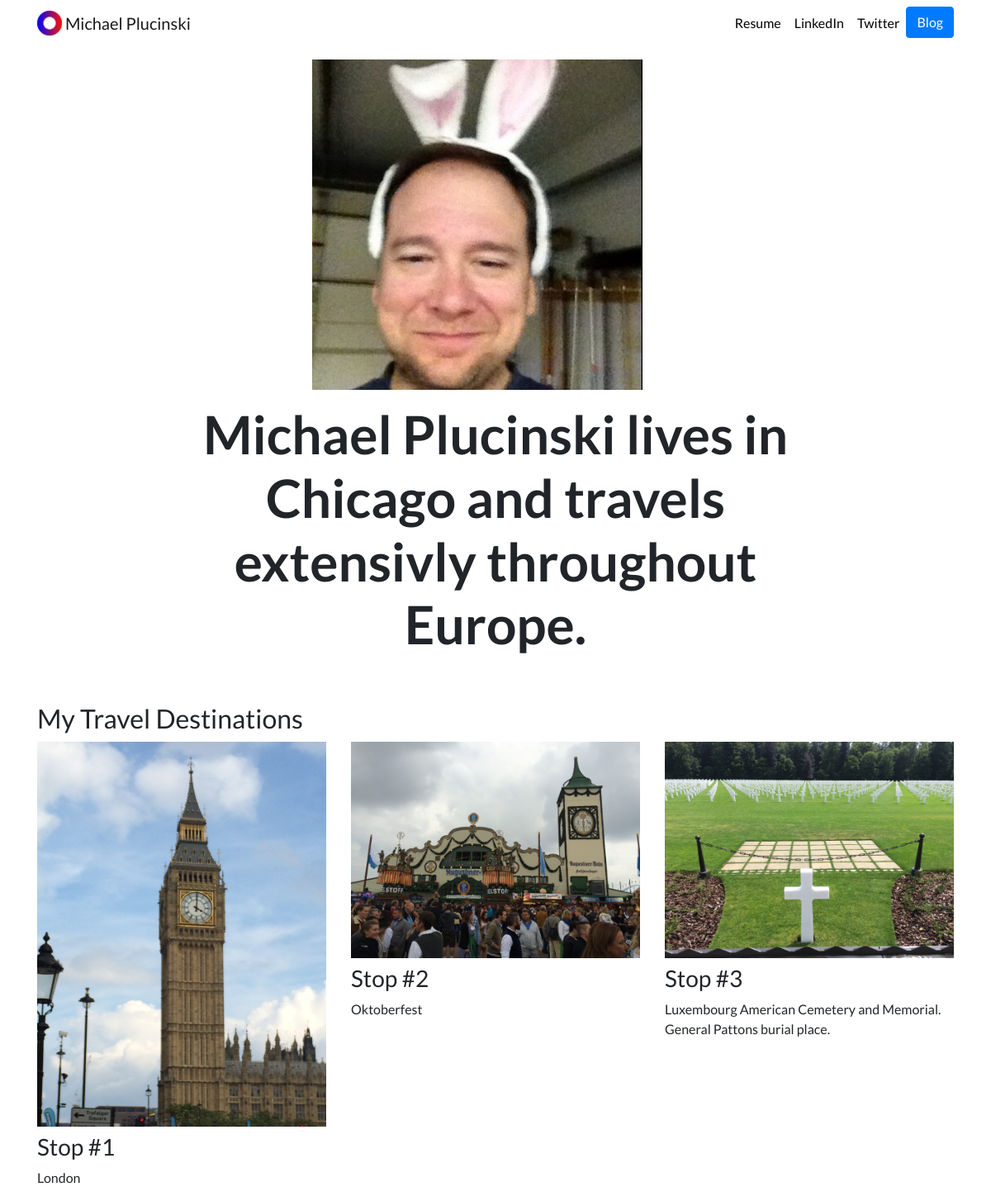
The page / on the database its author committed.
### portfolio/models.py (models this page shows, shortened)
class Project(models.Model):
    title = models.CharField(max_length=100)
    description = models.CharField(max_length=250)
    image = models.ImageField(upload_to='portfolio/images/')
    url = models.URLField(blank=True)

### portfolio/views.py (the view)
# urls.py: 2. Add a URL to urlpatterns:  path('', views.home, name='home')
def home(request):
    projects = Project.objects.all()
    return render(request, 'portfolio/home.html', {'projects':projects})

### portfolio/templates/portfolio/home.html (shortened to what this page needs)
{% extends 'portfolio/base.html' %}
{% block content %}
{% load static %}
<head>
</head>
<body>
    <div class="row justify-content-center my-3">
        <div class="col-5">
          <img src="{% static 'portfolio/Bunnyears.jpg' %}" class="img-fluid">
        </div>
      </div>
      <div class="row justify-content-center mb-3">
        <div class="col-md-9 text-center">
          <h1 id="hometext" class="font-weight-bold">Michael Plucinski lives in Chicago and travels extensivly throughout Europe.</h1>
        </div>
      </div>
    <h2 class="mt-5">My Travel Destinations</h2>
    <div class="row">
        {% for project in projects %}
        <div class="col-lg-4 col-md-6">
          {% if project.url %}
          <a href="{{ project.url }}">
            <img src="{{ project.image.url }}" class="img-fluid mb-2">
          </a>
          {% else %}
          <img src="{{ project.image.url }}" class="img-fluid mb-2">
          {% endif %}
          <h3>{{ project.title }}</h3>
          <p>{{ project.description }}</p>
        </div>
        {% endfor %}
    </div>
</body>
{% endblock %}

### portfolio/templates/portfolio/base.html (shortened to what this page needs)
{% load static %}
<!doctype html>
<html lang="en">
<head>
  <link rel="stylesheet" href="https://stackpath.bootstrapcdn.com/bootstrap/4.4.1/css/bootstrap.min.css">
  <link rel="stylesheet" href="{% static "portfolio/custom.css" %}">
</head>
<body>
  <nav id="topNav" class="navbar navbar-expand-md navbar-light">
    <div class="container">
      <a class="navbar-brand" href="{% url 'home' %}">
        <img src="{% static "portfolio/Logo.png" %}" width="30" height="30" class="d-inline-block align-top" alt="Logo">
        <span>Michael Plucinski</span>
      </a>
      <div class="collapse navbar-collapse text-center" id="navbarNav">
        <ul class="navbar-nav ml-auto">
          <li class="nav-item">
            <a class="nav-link" href="{% static "portfolio/New CV.pdf" %}">Resume</a>
          </li>
          <li class="nav-item">
            <a class="nav-link" href="https://www.linkedin.com/in/michael-plucinski-5334b511/" target="_blank">LinkedIn</a>
          </li>
          <li class="nav-item">
            <a class="nav-link" href="https://twitter.com/BoozeForU" target="_blank">Twitter</a>
          </li>
          <li>
            <a role="button" href="{% url 'blog:all_blogs' %}" class="btn btn-primary">Blog</a>
          </li>
        </ul>
      </div>
    </div>
  </nav>
  <div class="container">
    {% block content %}{% endblock %}
  </div>
</body>
</html>

### portfolio/static/portfolio/custom.css (style rules this page uses)
.navbar-nav .nav-link { color: rgba(0,0,0,1) !important; }
body { font-family: 'Lato', sans-serif; }
@media (min-width: 992px) { #hometext { font-size: 4rem; } }

### rows shown on the page
Project: image (picture), title "Stop #1", description "London"
Project: image (picture), title "Stop #2", description "Oktoberfest"
Project: image (picture), title "Stop #3", description "Luxembourg American Cemetery and Memorial. General Pattons burial place."
